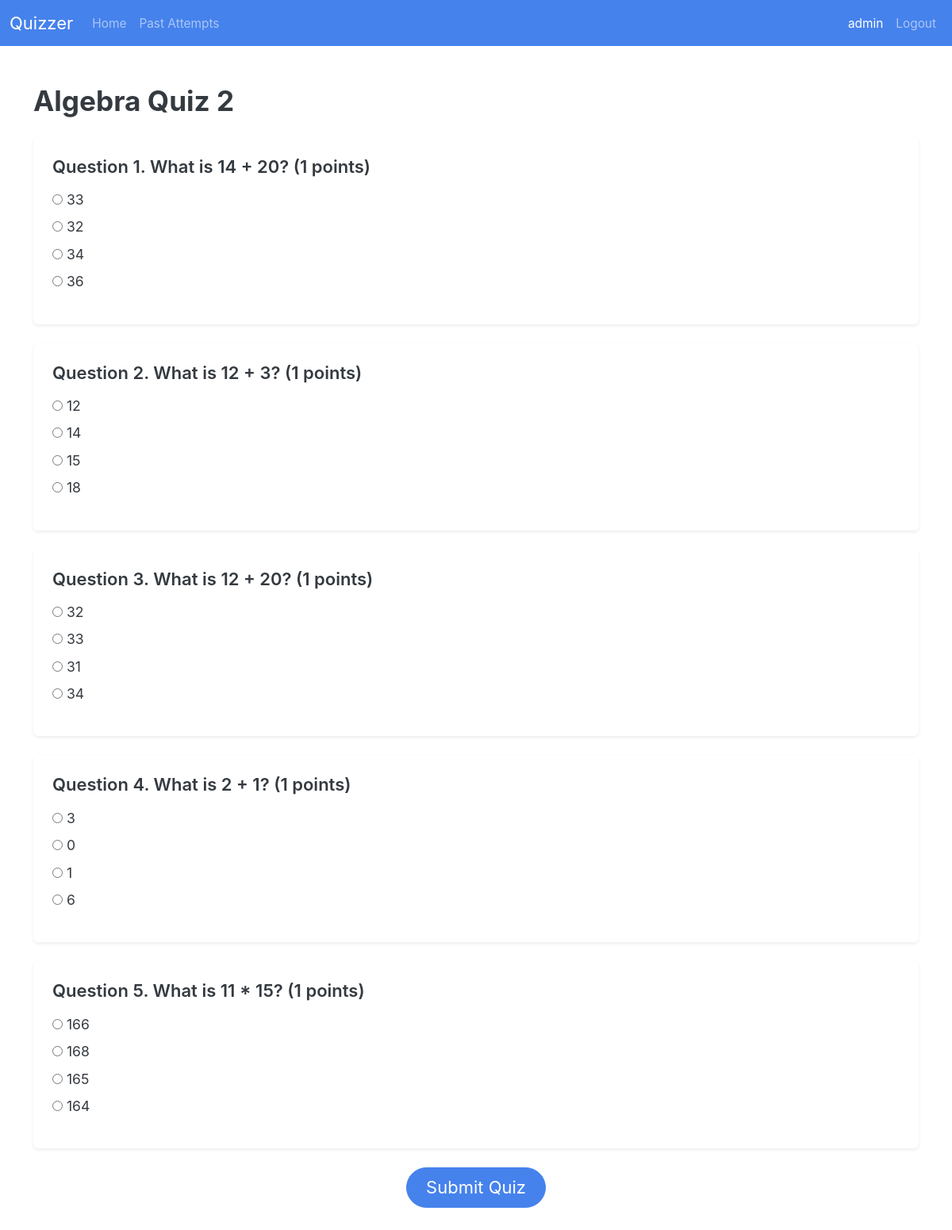
Before: /user/2 (signed in) with the older database file.
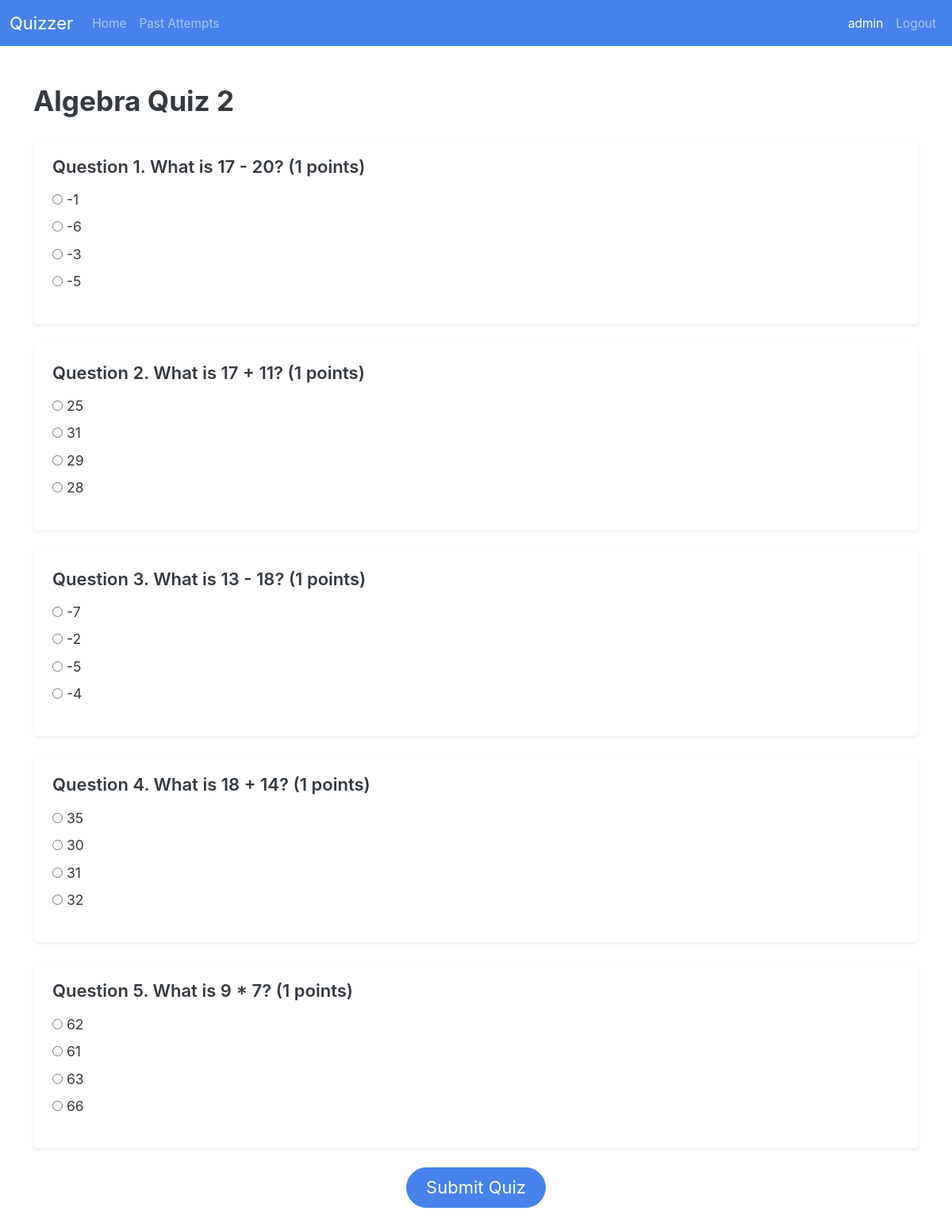
After: the same page with the newer database file.
### models/models.py (models this page shows, shortened)
class User(db.Model, UserMixin):
    __tablename__ = "user"
    user_id: Mapped[id_pk]
    username: Mapped[str] = mapped_column(unique=True)
    password: Mapped[str]
    quiz_attempts: Mapped[List["QuizAttempt"]] = relationship(
        back_populates="user", cascade="all,delete-orphan"
    )

class Quiz(db.Model):
    __tablename__ = "quiz"
    quiz_id: Mapped[id_pk]
    quiz_name: Mapped[str]
    chapter_id: Mapped[int]
    subject_id: Mapped[int]
    date: Mapped[Optional[date]]
    duration: Mapped[Optional[int]]  # minutes? hopefully
    remarks: Mapped[str]
    total_marks: Mapped[int] = mapped_column(default=0)
    questions: Mapped[List["Question"]] = relationship(
        back_populates="quiz", cascade="all,delete-orphan"
    )
    quiz_attempts: Mapped[List["QuizAttempt"]] = relationship(
        back_populates="quiz", cascade="all,delete-orphan"
    )
    chapter: Mapped["Chapter"] = relationship(back_populates="quizzes") # maybe change this
    __table_args__ = (
        ForeignKeyConstraint(
            ['subject_id', 'chapter_id'],  # Composite foreign key
            ['chapter.subject_id', 'chapter.chapter_id']
        ),
    )

class Question(db.Model):
    __tablename__ = "question"
    quiz_id: Mapped[int] = mapped_column(ForeignKey("quiz.quiz_id"))
    question_id: Mapped[id_pk]
    text: Mapped[str]
    marks: Mapped[int]
    quiz: Mapped["Quiz"] = relationship(back_populates="questions")
    options: Mapped[List["Option"]] = relationship(
        back_populates="question", cascade="all,delete-orphan"
    )
    is_msq: Mapped[bool] = mapped_column(default=False)

class Option(db.Model):
    __tablename__ = "option"
    option_id: Mapped[id_pk]
    question_id: Mapped[int] = mapped_column(ForeignKey("question.question_id"))
    text: Mapped[str]
    is_correct: Mapped[bool] = mapped_column(
        default=False
    )  # Assuming default is not correct
    question: Mapped["Question"] = relationship(back_populates="options")
    question_attempts: Mapped[List["QuestionAttempt"]] = relationship(
        secondary="selected_option",
        back_populates="selected_options"
    )

### routes/user_routes.py (the view)
@user_bp.route("/<int:quiz_id>", methods=["GET"])
def quiz(quiz_id):
    quiz = select_quiz(quiz_id)
    return render_template("user/quiz.html", quiz=quiz)

### app.py (called while the page is built)
@app.template_global()
def is_active(page_name):
    return "active" if request.endpoint == page_name else ""

### routes/__init__.py (called while the page is built)
def init_login_manager(app):
    login_manager = LoginManager()
    login_manager.init_app(app)
    login_manager.login_view = "auth.login"  # goes to the login() function in auth_bp
    @login_manager.user_loader
    def load_user(user_id):
        return db.session.scalar(select(User).where(User.user_id == user_id))

### routes/user_routes.py (called while the page is built)
@user_bp.before_request  # makes it so you have to be logged in to access, and allows admin to access it too to test :)
@login_required
def user_required():
    pass

### utils/db_utils.py (called while the page is built)
def select_quiz(quiz_id):
    return db.session.scalar(select(Quiz).where(Quiz.quiz_id == quiz_id))

### templates/user/quiz.html (shortened to what this page needs)
{% extends "base.html" %}  {% block body %} {% include "user/nav.html" %}
<div class="container py-5">
  <h2 class="mb-4 fw-bold">{{ quiz.quiz_name }}</h2>
  <form
    method="POST"
    action="{{ url_for('user.submit_quiz', quiz_id=quiz.quiz_id) }}"
  >
    {% if quiz.questions %} {% for question in quiz.questions %}
    <div class="mb-4">
      <div class="card shadow-sm border-0">
        <div class="card-body p-4">
          <h5 class="card-title fw-semibold mb-3">
            Question {{ loop.index }}. {{ question.text }} ({{ question.marks }}
            points)
          </h5>
          {% if question.options %} {% if question.is_msq %} {% set type =
          "checkbox" %} {% else %} {% set type = "radio" %} {% endif %}
          <ul class="list-unstyled">
            {% for option in question.options %}
            <li class="mb-2">
              <input
                type="{{type}}"
                name="question_{{ question.question_id }}[]"
                id="option_{{ option.option_id }}"
                value="{{ option.option_id }}"
              />
              <label for="option_{{ option.option_id }}">
                {{ option.text }}
              </label>
            </li>
            {% endfor %}
          </ul>
          {% else %}
          <p class="text-muted">No options available for this question.</p>
          {% endif %}
        </div>
      </div>
    </div>
    {% endfor %} {% else %}
    <div class="text-center py-5">
      <p class="text-muted mb-0">No questions available in this quiz.</p>
    </div>
    {% endif %} {% if quiz.questions %}
    <div class="text-center mt-4">
      <button type="submit" class="btn btn-primary btn-lg px-4">
        Submit Quiz
      </button>
    </div>
    {% endif %}
  </form>
</div>
{% endblock %}

### templates/base.html (shortened to what this page needs)
<!doctype html>
<html lang="en">
  <head>
    <link href="{{url_for("static", filename="style.css")}}" rel="stylesheet" />
  </head>
  <body>
    {% block body %} {% endblock %}
    <link
      rel="stylesheet"
      href="https://cdn.jsdelivr.net/npm/bootstrap-icons@1.5.0/font/bootstrap-icons.css"
    />
    <div class="toast-container position-fixed bottom-0 end-0 p-3">
    </div>
    <div class="toast-container position-fixed bottom-0 end-0 p-3">
    </div>
  </body>
</html>

### templates/user/nav.html (shortened to what this page needs)
<nav class="navbar navbar-expand-lg bg-primary" data-bs-theme="dark">
  <div class="container-fluid">
    <a class="navbar-brand" href="#">Quizzer</a>
    <div class="collapse navbar-collapse" id="navbarColor01">
      <ul class="navbar-nav me-auto">
        <li class="nav-item">
          <a
            class="nav-link {{ is_active('user.home') }}"
            href="{{ url_for('user.home') }}"
            >Home</a
          >
        </li>
        <li class="nav-item">
          <a class="nav-link" href="{{url_for('user.history')}}"
            >Past Attempts</a
          >
        </li>
      </ul>
      <ul class="navbar-nav">
        <li class="nav-item">
          <a class="nav-link active"> {{current_user.username}}</a>
        </li>
        <li class="nav-item">
          <a class="nav-link" href="{{url_for('auth.logout')}}"> Logout </a>
        </li>
      </ul>
    </div>
  </div>
</nav>

Changed rows visible on the page:
changed Question: text "What is 14 + 20?" → "What is 17 - 20?"
changed Option (number 1 of 20 on the later page): question_id "☐ 33" → "☐ -1"; text "33" → "-1"
changed Option (number 2 of 20 on the later page): question_id "☐ 32" → "☐ -6"; text "32" → "-6"
changed Option (number 3 of 20 on the later page): question_id "☐ 34" → "☐ -3"; text "34" → "-3"
changed Option (number 4 of 20 on the later page): question_id "☐ 36" → "☐ -5"; text "36" → "-5"
changed Question: text "What is 12 + 3?" → "What is 17 + 11?"
changed Option (number 5 of 20 on the later page): question_id "☐ 12" → "☐ 25"; text "12" → "25"
changed Option (number 6 of 20 on the later page): question_id "☐ 14" → "☐ 31"; text "14" → "31"
changed Option (number 7 of 20 on the later page): question_id "☐ 15" → "☐ 29"; text "15" → "29"
changed Option (number 8 of 20 on the later page): question_id "☐ 18" → "☐ 28"; text "18" → "28"
changed Question: text "What is 12 + 20?" → "What is 13 - 18?"
changed Option (number 9 of 20 on the later page): question_id "☐ 32" → "☐ -7"; text "32" → "-7"
changed Option (number 10 of 20 on the later page): question_id "☐ 33" → "☐ -2"; text "33" → "-2"
changed Option (number 11 of 20 on the later page): question_id "☐ 31" → "☐ -5"; text "31" → "-5"
changed Option (number 12 of 20 on the later page): question_id "☐ 34" → "☐ -4"; text "34" → "-4"
changed Question: text "What is 2 + 1?" → "What is 18 + 14?"
changed Option (number 13 of 20 on the later page): question_id "☐ 3" → "☐ 35"; text "3" → "35"
changed Option (number 14 of 20 on the later page): question_id "☐ 0" → "☐ 30"; text "0" → "30"
changed Option (number 15 of 20 on the later page): question_id "☐ 1" → "☐ 31"; text "1" → "31"
changed Option (number 16 of 20 on the later page): question_id "☐ 6" → "☐ 32"; text "6" → "32"
changed Question: text "What is 11 * 15?" → "What is 9 * 7?"
changed Option (number 17 of 20 on the later page): question_id "☐ 166" → "☐ 62"; text "166" → "62"
changed Option (number 18 of 20 on the later page): question_id "☐ 168" → "☐ 61"; text "168" → "61"
changed Option (number 19 of 20 on the later page): question_id "☐ 165" → "☐ 63"; text "165" → "63"
changed Option (number 20 of 20 on the later page): question_id "☐ 164" → "☐ 66"; text "164" → "66"
